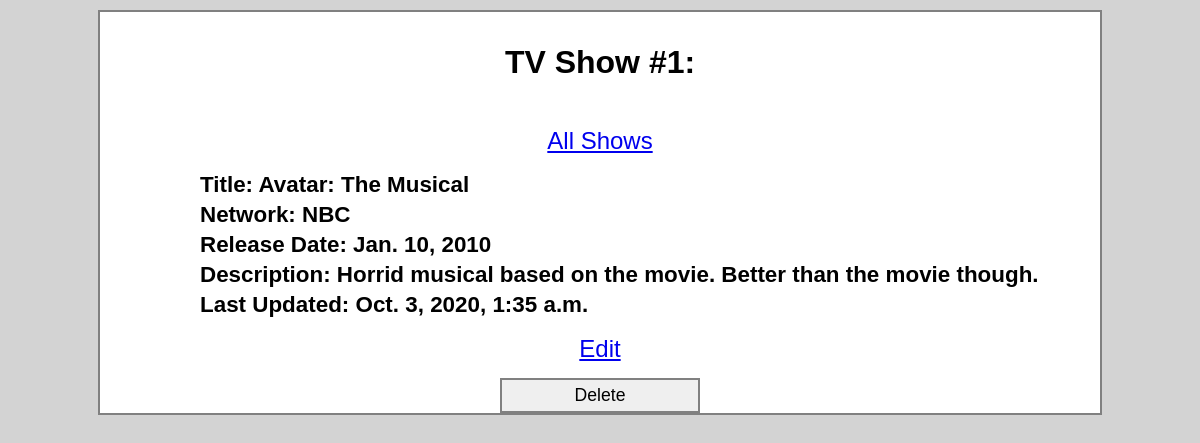
Page /shows/1 on the earlier database version.
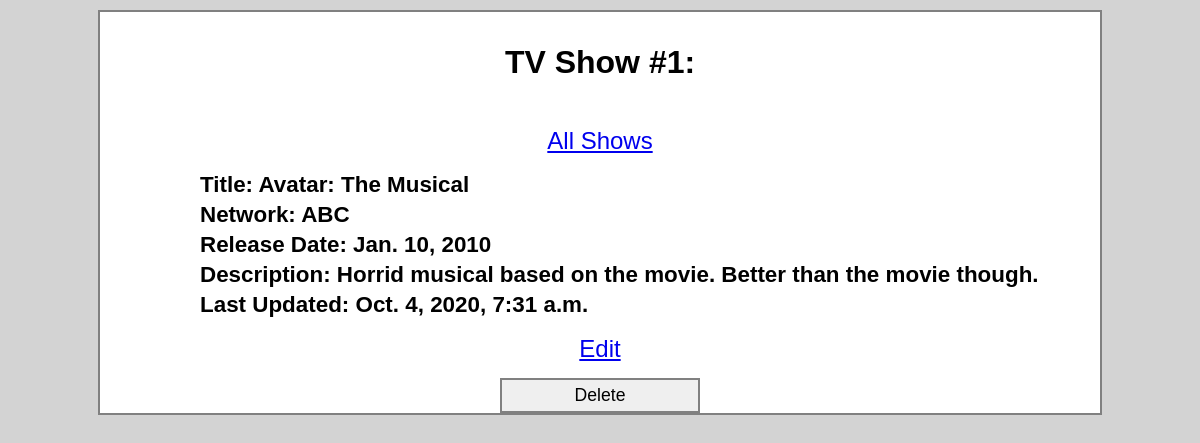
Same page on the later database version.
### shows/models.py (models this page shows)
class Show(models.Model):
    title = models.CharField(max_length = 255)
    network = models.CharField(max_length = 64)
    release_date = models.DateField()
    description = models.TextField()
    created_at = models.DateTimeField(auto_now_add=True)
    updated_at = models.DateTimeField(auto_now=True)
    objects = ShowManager()

### shows/views.py (the view)
# urls.py: path('shows/<int:show_id>', views.one_show), # template
def one_show(request, show_id):
    context = {
        "one_show": Show.objects.get(id=show_id)
    }
    return render(request, 'one_show.html', context)

### shows/templates/one_show.html (shortened to what this page needs)
<!DOCTYPE html>
<html lang="en">
<head>
    {% load static %}
    <link rel="stylesheet" href="{% static 'css/shows.css' %}">
</head>
<body>
    <div class="mainwrapper">
        <h1>TV Show #{{ one_show.id }}:</h1>
        <a href="/shows">All Shows</a>
        <h3>Title: {{ one_show.title }}</h3>
        <h3>Network: {{ one_show.network }}</h3>
        <h3>Release Date: {{ one_show.release_date }}</h3>
        <p><strong>Description: {{ one_show.description }}</strong></p>
        <h4>Last Updated: {{ one_show.updated_at }}</h4>
        <a href="/shows/{{one_show.id}}/edit">Edit</a>
        <div class="smallDelete">
            <form action="/shows/{{one_show.id}}/destroy" method="POST">
                <input class="deleteButton" type="submit" value="Delete">
            </form>
        </div>
    </div>
</body>
</html>

Differences in the rows shown:
changed Show "Avatar: The Musical": network "NBC" → "ABC"; updated_at "Oct. 3, 2020, 1:35 a.m." → "Oct. 4, 2020, 7:31 a.m."
